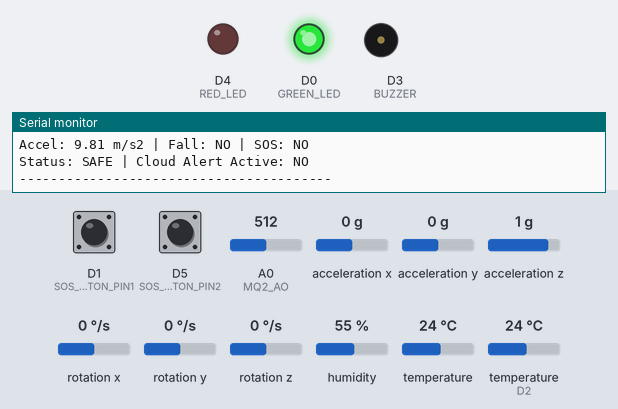
The sketch below on a simulated ESP8266 (NodeMCU). Parts: output pins drawn as LEDs (lit = HIGH), buzzer (waves = sounding, pin HIGH), the last lines printed to the serial monitor. The inputs (shaded band) are chosen by the test bench; at power-on: D1 (SOS_BUTTON_PIN1) HIGH, acceleration x 0 g, temperature (sensor on D2) 24 °C, D5 (SOS_BUTTON_PIN2) HIGH, A0 (MQ2_AO) = 512, acceleration y 0 g, acceleration z 1 g, rotation x 0 °/s, rotation y 0 °/s, rotation z 0 °/s, humidity 55 %, temperature 24 °C. WiFi joins after 1.5 s; servers stay silent unless stated; uploads are accepted with an empty reply.

Above: at 3.3 s.
3.4 s: D1 (SOS_BUTTON_PIN1) pulled LOW for 3.2 s
At 4.7 s:
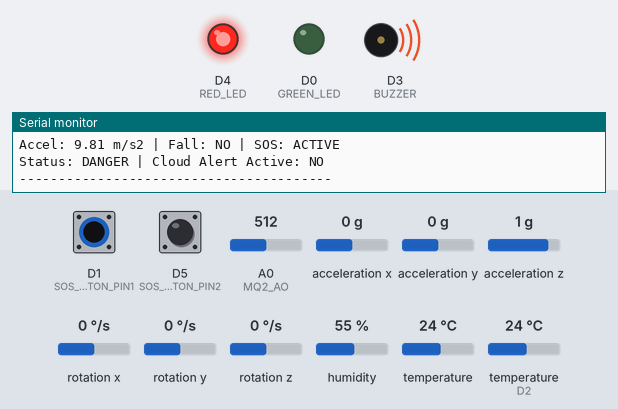
8.4 s: acceleration x set to -1 g
9.9 s: acceleration x set to -1.3 g
At 11.0 s:
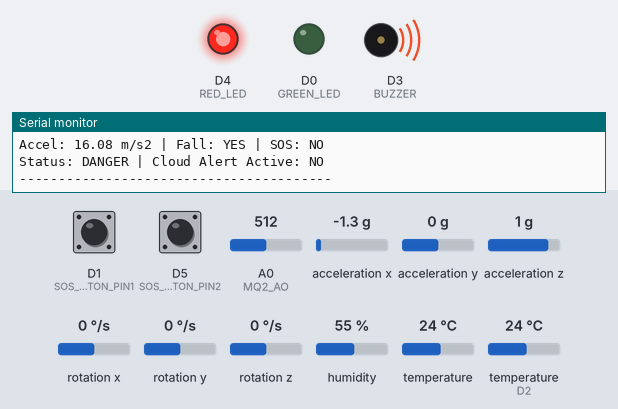
16.5 s: acceleration x set to -0.8 g
At 17.2 s:
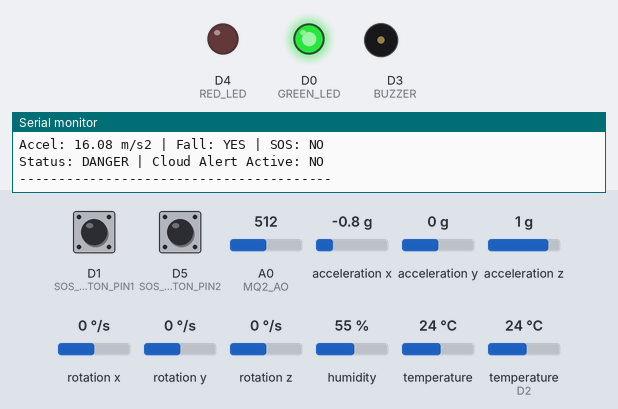
18.2 s: temperature (sensor on D2) set to 39.6 °C
19.7 s: temperature (sensor on D2) set to 40.4 °C
At 21.6 s:
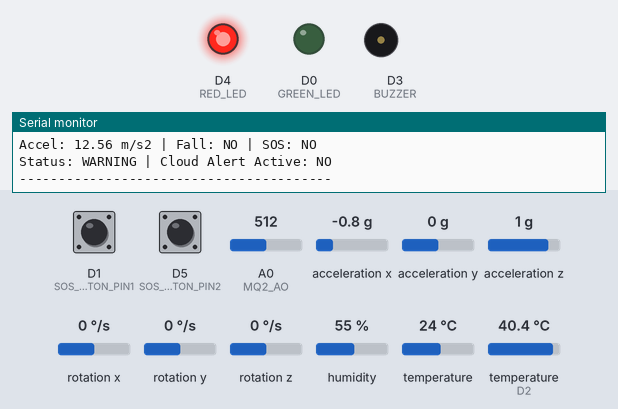
Timing chart, 0 to 23.1 s (numbered marks = the images above; inputs shaded):
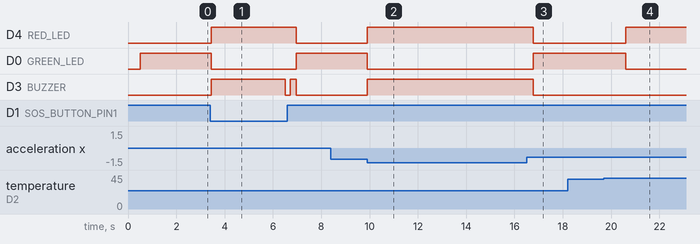

Measured:
- the behaviour switches between 40 and 40.1 °C on temperature (sensor on D2) (found by bisection; images 3 and 4)
- after the input at 3.4 s, D4 (RED_LED): LOW → HIGH at once, → LOW 3.5 s later; D0 (GREEN_LED): HIGH → LOW at once, → HIGH 3.5 s later; D3 (BUZZER): LOW → HIGH at once, → LOW 3.1 s later, → HIGH 0.20 s later, → LOW 0.25 s later
- after the input at 9.9 s, D4 (RED_LED), D3 (BUZZER): LOW → HIGH at once; D0 (GREEN_LED): HIGH → LOW at once
- after the input at 16.5 s, D4 (RED_LED), D3 (BUZZER): HIGH → LOW after 0.27 s; D0 (GREEN_LED): LOW → HIGH after 0.27 s
- after the input at 19.7 s, D4 (RED_LED): LOW → HIGH after 0.91 s; D0 (GREEN_LED): HIGH → LOW after 0.91 s

The sketch:

Intelligas.ino
```cpp
/*
====================================================
        MineCare - Smart Mine Safety Helmet
              ESP8266 Cloud Integrated
====================================================

CONTROLLER:
  ESP8266 NodeMCU (ESP-12E)

SENSORS & PINS:
  DHT22      -> DATA: D2, VCC: 3.3V, GND: GND
  MQ-2       -> AOUT: A0, VCC: 5V,   GND: GND
  MPU6050    -> SDA: D6,  SCL: D7,   VCC: 3.3V, GND: GND
  SOS BUTTON -> One side: D1 (or D5), Other side: GND (INPUT_PULLUP)

ACTUATORS & PINS:
  Green LED  -> D0 -> 220 ohm -> GND
  Red LED    -> D4 -> 220 ohm -> GND
  Buzzer     -> D3 -> GND

CLOUD INTEGRATION:
  Backend: https://minecare-backend.onrender.com/api/v1/telemetry
  Helmet ID: MC-001
  Device Token: mc_dev_MC-001

LIFECYCLE BEHAVIOR:
  - When SOS button is pressed or sensor hazard occurs, alert is transmitted to cloud.
  - Alert PERSISTS in active state until manually resolved by supervisor in MineCare dashboard.
  - Helmet hardware buzzes and illuminates Red LED while alert is active.
  - Once supervisor resolves alert from the dashboard, cloud response clears alarm and restores Green LED.
====================================================
*/

#include <Wire.h>
#include <DHT.h>
#include <Adafruit_MPU6050.h>
#include <Adafruit_Sensor.h>
#include <ESP8266WiFi.h>
#include <ESP8266HTTPClient.h>
#include <WiFiClientSecure.h>

// ==================================================
// 1. WI-FI & CLOUD CONFIGURATION
// ==================================================
// --> Enter your Wi-Fi network credentials here (must match the Wi-Fi your laptop/PC is on):
const char* WIFI_SSID     = "YOUR_WIFI_NAME";
const char* WIFI_PASSWORD = "YOUR_WIFI_PASSWORD";

// --> Backend Telemetry Endpoint:
// OPTION A (Recommended for Local Dev): Direct connection to your PC running 'npm run dev':
// (Your PC's IP on your Wi-Fi network is 192.168.1.2, port 5173)
const char* BACKEND_URL   = "http://192.168.1.2:5173/api/v1/telemetry";

// OPTION B (Cloud Render Deployment):
// const char* BACKEND_URL = "https://minecare-backend.onrender.com/api/v1/telemetry";

const char* HELMET_ID     = "MC-001";
const char* DEVICE_TOKEN  = "mc_dev_MC-001"; // Pre-authorized dev token on backend

// Transmission Interval (2000ms nominal)
const unsigned long TELEMETRY_INTERVAL_MS = 2000;

// ==================================================
// 2. PIN DEFINITIONS
// ==================================================
#define DHTPIN          D2
#define DHTTYPE         DHT22
#define MQ2_AO          A0
#define SOS_BUTTON_PIN1 D1    // Primary SOS button pin
#define SOS_BUTTON_PIN2 D5    // Alternate SOS button pin (supports both D1 and D5 wiring)
#define MPU_SDA         D6
#define MPU_SCL         D7

#define GREEN_LED       D0
#define RED_LED         D4
#define BUZZER          D3

// ==================================================
// 3. OBJECTS & STATE
// ==================================================
DHT dht(DHTPIN, DHTTYPE);
Adafruit_MPU6050 mpu;

unsigned long lastTelemetryMs  = 0;
unsigned long sequenceNumber    = 0;
bool mpuAvailable               = false;

// Alert Lifecycle Tracking
bool sosTriggerPending          = false; // Set when button is pressed, cleared once cloud receives it
bool cloudAlertActive           = false; // Kept true as long as cloud reports active unresolved alerts
unsigned long buttonPressStart  = 0;

// ==================================================
// 4. WI-FI HELPER
// ==================================================
void connectWiFi() {
  if (WiFi.status() == WL_CONNECTED) return;

  Serial.println();
  Serial.print("[WIFI] Connecting to: ");
  Serial.println(WIFI_SSID);

  WiFi.mode(WIFI_STA);
  WiFi.begin(WIFI_SSID, WIFI_PASSWORD);

  int attempts = 0;
  while (WiFi.status() != WL_CONNECTED && attempts < 25) {
    delay(400);
    Serial.print(".");
    attempts++;
  }

  if (WiFi.status() == WL_CONNECTED) {
    Serial.println();
    Serial.println("[WIFI] Connected successfully!");
    Serial.print("[WIFI] IP Address: ");
    Serial.println(WiFi.localIP());
    Serial.print("[WIFI] RSSI: ");
    Serial.print(WiFi.RSSI());
    Serial.println(" dBm");
  } else {
    Serial.println("\n[WIFI] Connection pending... will retry in background.");
  }
}

// ==================================================
// 5. CLOUD TELEMETRY TRANSMITTER (HTTPS)
// ==================================================
void sendTelemetryToCloud(
    float temp, float hum, int gas,
    float ax, float ay, float az, float totalAccel,
    float gx, float gy, float gz,
    bool fall, bool sos
) {
  if (WiFi.status() != WL_CONNECTED) {
    Serial.println("[NET] Wi-Fi offline — attempting reconnect...");
    connectWiFi();
    if (WiFi.status() != WL_CONNECTED) return;
  }

  sequenceNumber++;

  // Format verified flat JSON contract for MineCare backend
  char jsonBuffer[384];
  snprintf(
    jsonBuffer, sizeof(jsonBuffer),
    "{\"helmetId\":\"%s\","
    "\"sequenceNumber\":%lu,"
    "\"temperature\":%.2f,"
    "\"humidity\":%.2f,"
    "\"gasValue\":%d,"
    "\"accelX\":%.2f,"
    "\"accelY\":%.2f,"
    "\"accelZ\":%.2f,"
    "\"totalAcceleration\":%.2f,"
    "\"gyroX\":%.2f,"
    "\"gyroY\":%.2f,"
    "\"gyroZ\":%.2f,"
    "\"fallDetected\":%s,"
    "\"sosPressed\":%s,"
    "\"batteryVolts\":4.10,"
    "\"rssi\":%d}",
    HELMET_ID,
    sequenceNumber,
    isnan(temp) ? 25.0 : temp,
    isnan(hum)  ? 50.0 : hum,
    gas,
    ax, ay, az, totalAccel,
    gx, gy, gz,
    fall ? "true" : "false",
    sos  ? "true" : "false",
    WiFi.RSSI()
  );

  HTTPClient http;
  http.setTimeout(4500);

  String url = String(BACKEND_URL);
  bool isHttps = url.startsWith("https://");
  bool beginOk = false;

  WiFiClient plainClient;
  WiFiClientSecure secureClient;

  if (isHttps) {
    secureClient.setInsecure();
    secureClient.setTimeout(4500);
    beginOk = http.begin(secureClient, url);
  } else {
    plainClient.setTimeout(4500);
    beginOk = http.begin(plainClient, url);
  }

  if (beginOk) {
    http.addHeader("Content-Type", "application/json");
    http.addHeader("X-Device-Token", DEVICE_TOKEN);

    int httpCode = http.POST(jsonBuffer);

    if (httpCode == 201 || httpCode == 200) {
      String response = http.getString();
      Serial.printf("[CLOUD] Telemetry packet #%lu ACKed (HTTP %d)\n", sequenceNumber, httpCode);

      // Check cloud alert status:
      // If cloud reports active alerts, retain local warning/danger status until supervisor resolves it
      if (response.indexOf("\"hasActiveAlerts\":true") >= 0 || response.indexOf("\"helmetStatus\":\"DANGER\"") >= 0) {
        if (!cloudAlertActive) {
          Serial.println("[CLOUD] Active Alert Registered by Supervisor Console!");
        }
        cloudAlertActive = true;
      } else if (response.indexOf("\"hasActiveAlerts\":false") >= 0 && response.indexOf("\"helmetStatus\":\"SAFE\"") >= 0) {
        if (cloudAlertActive) {
          Serial.println("[CLOUD] Alert RESOLVED by supervisor! Restoring SAFE status.");
        }
        cloudAlertActive = false;
      }

      // If this packet delivered the SOS event, clear pending trigger flag
      if (sos) {
        sosTriggerPending = false;
        Serial.println("[SOS] Emergency packet successfully delivered to cloud.");
      }
    } else {
      Serial.printf("[CLOUD] Transmission status: HTTP %d\n", httpCode);
      if (httpCode > 0) {
        String resp = http.getString();
        Serial.println(resp);
      }
    }
    http.end();
  } else {
    Serial.printf("[CLOUD] Connection initiation failed to: %s\n", BACKEND_URL);
  }
}

// ==================================================
// SETUP
// ==================================================
void setup() {
  Serial.begin(115200);
  delay(500);

  Serial.println();
  Serial.println("========================================");
  Serial.println("     MINECARE SMART SAFETY HELMET");
  Serial.println("        Cloud-Connected Node           ");
  Serial.println("========================================");

  // ---------- Pin Modes ----------
  pinMode(SOS_BUTTON_PIN1, INPUT_PULLUP);
  pinMode(SOS_BUTTON_PIN2, INPUT_PULLUP);
  pinMode(GREEN_LED, OUTPUT);
  pinMode(RED_LED, OUTPUT);
  pinMode(BUZZER, OUTPUT);

  // Initial actuator state (Green SAFE)
  digitalWrite(GREEN_LED, HIGH);
  digitalWrite(RED_LED, LOW);
  digitalWrite(BUZZER, LOW);

  // ---------- DHT22 ----------
  dht.begin();
  Serial.println("[INIT] DHT22 Temperature & Humidity Ready (Pin D2)");

  // ---------- MPU6050 ----------
  Wire.begin(MPU_SDA, MPU_SCL);
  if (mpu.begin()) {
    mpuAvailable = true;
    mpu.setAccelerometerRange(MPU6050_RANGE_8_G);
    mpu.setGyroRange(MPU6050_RANGE_500_DEG);
    mpu.setFilterBandwidth(MPU6050_BAND_21_HZ);
    Serial.println("[INIT] MPU6050 Accelerometer & Gyro Ready (Pins D6/D7)");
  } else {
    Serial.println("[WARN] MPU6050 not found — check D6/D7 wiring.");
  }

  // ---------- Wi-Fi ----------
  if (strcmp(WIFI_SSID, "YOUR_WIFI_NAME") == 0) {
    Serial.println("----------------------------------------------------------------");
    Serial.println("[CONFIGURATION REQUIRED] Please update WIFI_SSID & WIFI_PASSWORD");
    Serial.println("in Intelligas.ino with your actual Wi-Fi network credentials!");
    Serial.println("----------------------------------------------------------------");
  }
  Serial.printf("[INIT] Target Backend: %s\n", BACKEND_URL);
  Serial.printf("[INIT] Helmet ID:      %s\n", HELMET_ID);

  connectWiFi();

  Serial.println("========================================");
  Serial.println("[INIT] System Ready. Starting telemetry loop...");
  Serial.println();
}

// ==================================================
// MAIN LOOP
// ==================================================
void loop() {
  // 1. Read SOS Button (Check both D1 and D5)
  bool buttonCurrentlyPressed = (digitalRead(SOS_BUTTON_PIN1) == LOW || digitalRead(SOS_BUTTON_PIN2) == LOW);

  if (buttonCurrentlyPressed) {
    if (buttonPressStart == 0) {
      buttonPressStart = millis();
    }
    sosTriggerPending = true;

    // Check if worker holds button for 3 seconds to cancel locally
    if (millis() - buttonPressStart >= 3000) {
      sosTriggerPending = false;
      cloudAlertActive = false;
      Serial.println("[SOS] Emergency cancelled locally by 3-second button hold.");
      // Beep once to indicate cancel
      digitalWrite(BUZZER, LOW);
      delay(200);
      digitalWrite(BUZZER, HIGH);
      delay(200);
      digitalWrite(BUZZER, LOW);
      buttonPressStart = 0;
    }
  } else {
    buttonPressStart = 0;
  }

  // 2. Read Environmental & Motion Sensors
  float temperature = dht.readTemperature();
  float humidity    = dht.readHumidity();
  int gasValue      = analogRead(MQ2_AO);

  float ax = 0, ay = 0, az = 9.81;
  float gx = 0, gy = 0, gz = 0;
  float totalAcceleration = 9.81;

  if (mpuAvailable) {
    sensors_event_t accel, gyro, mpuTemp;
    mpu.getEvent(&accel, &gyro, &mpuTemp);

    ax = accel.acceleration.x;
    ay = accel.acceleration.y;
    az = accel.acceleration.z;
    totalAcceleration = sqrt(ax * ax + ay * ay + az * az);

    gx = gyro.gyro.x;
    gy = gyro.gyro.y;
    gz = gyro.gyro.z;
  }

  bool fallDetected = (totalAcceleration > 15.0);

  // 3. Safety Evaluation & Actuators
  // An emergency stays active if:
  // - SOS button is pressed or pending delivery
  // - Fall impact is detected
  // - Cloud alert is currently active (waiting for supervisor to resolve from Alert section)
  bool isDanger = (buttonCurrentlyPressed || sosTriggerPending || fallDetected || cloudAlertActive);
  bool isWarning = (!isDanger && (gasValue > 800 || temperature > 40.0));

  if (isDanger) {
    digitalWrite(GREEN_LED, LOW);
    digitalWrite(RED_LED, HIGH);
    digitalWrite(BUZZER, HIGH);
  } else if (isWarning) {
    digitalWrite(GREEN_LED, LOW);
    digitalWrite(RED_LED, HIGH);
    digitalWrite(BUZZER, LOW);
  } else {
    digitalWrite(GREEN_LED, HIGH);
    digitalWrite(RED_LED, LOW);
    digitalWrite(BUZZER, LOW);
  }

  // 4. Periodic Cloud Telemetry Transmission (every 2 seconds)
  unsigned long currentMs = millis();
  if (currentMs - lastTelemetryMs >= TELEMETRY_INTERVAL_MS) {
    lastTelemetryMs = currentMs;

    // Transmit to MineCare Cloud
    sendTelemetryToCloud(
      temperature, humidity, gasValue,
      ax, ay, az, totalAcceleration,
      gx, gy, gz,
      fallDetected, (buttonCurrentlyPressed || sosTriggerPending)
    );

    // Local Serial Log
    Serial.println("----------------------------------------");
    Serial.printf("Temp: %.1f C | Hum: %.1f %% | Gas: %d ADC\n", temperature, humidity, gasValue);
    Serial.printf("Accel: %.2f m/s2 | Fall: %s | SOS: %s\n",
                  totalAcceleration, fallDetected ? "YES" : "NO",
                  (buttonCurrentlyPressed || sosTriggerPending) ? "ACTIVE" : "NO");
    Serial.printf("Status: %s | Cloud Alert Active: %s\n",
                  isDanger ? "DANGER" : (isWarning ? "WARNING" : "SAFE"),
                  cloudAlertActive ? "YES (Awaiting Supervisor)" : "NO");
    Serial.println("----------------------------------------");
  }

  // Small delay to prevent watchdog timer reset while maintaining responsive button reading
  delay(50);
}
```
